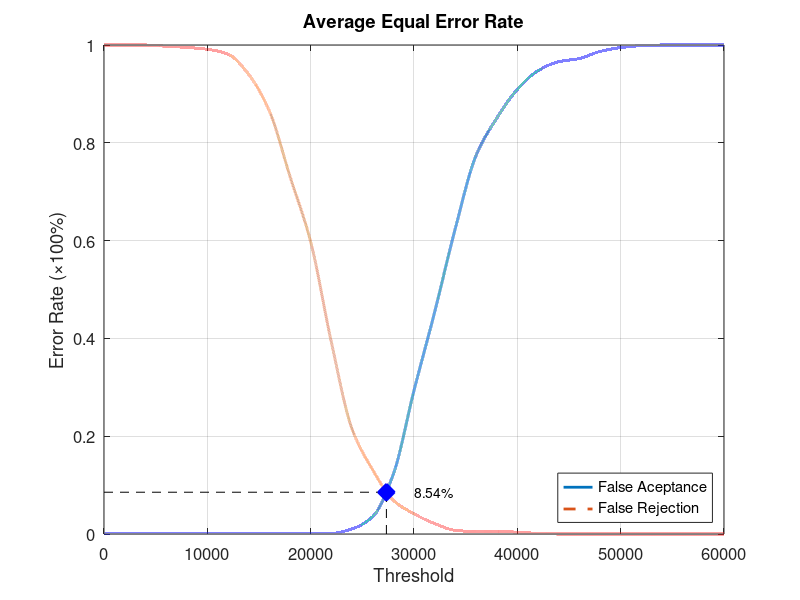
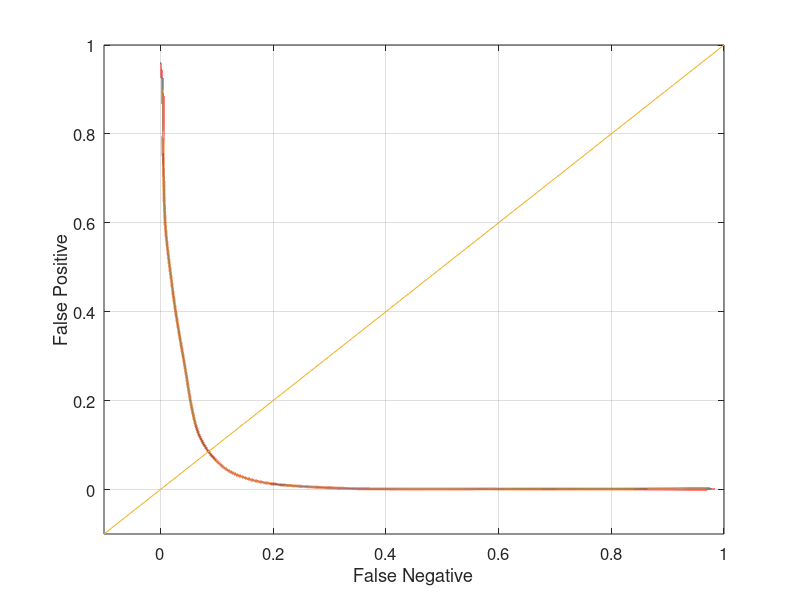

Source code (MATLAB) for these figures, in order:
function yEER = Experiment3Average
close all;
clear;
clc;
x = 0:2000:60000;
xq = 0:0.5:60000;

y0 = [0 0.00131579 0.00131579 0.00131579 0.00131579 0.00131579 0.00131579 0.00131579 0.00131579 0.00131579 0.00131579 0.00131579 0.0105263 0.0355263 0.122368 0.293421 0.453947 0.625 0.773684 0.85 0.909211 0.947368 0.965789 0.972368 0.986842 0.994737 0.998684 1 1 1 1];
yy0 = interp1(x, y0, xq, 'pchip');
y1 = [1 1 1 0.9975 0.995 0.99125 0.98125 0.94 0.865 0.73125 0.5975 0.3925 0.215 0.13125 0.06875 0.04125 0.02125 0.0075 0.005 0.005 0.00375 0.00125 0 0 0 0 0 0 0 0 0];
yy1 = interp1(x, y1, xq, 'pchip');

% Calculating EER: 
y2 = abs(y0 - y1);
find(y2 == min(y2))
yy2 = abs(yy0 - yy1);
xEER = find(yy2 == min(yy2));
xEERIndex = xq(xEER) % X-axis EER
yEER = yy0(xEER) % Y-axis EER

main = figure
plot(xq, yy0,'-','LineWidth', 2);	hold on
plot(xq, yy1,'--','LineWidth', 2);	hold on
plot([xEERIndex xEERIndex], [0 yEER], 'k--');	hold on
plot([0 xEERIndex], [yEER yEER], 'k--');	hold on
plot(xEERIndex, yEER, 'bx', 'LineWidth', 10);	hold on
text(xEERIndex + 10 * xEERIndex / 100, yEER, [num2str(round((10000 * yEER)) / 100) '%'])
legend('False Aceptance', 'False Rejection', 'Location', 'SouthEast')
xlabel('Threshold')
ylabel('Error Rate (\times100%)')
title('Average Equal Error Rate')
set(gca, 'FontSize', 12)
axis([0 60000 0 1])
grid on

print(main, 'Experiment3AverageMain', '-dpng');
FNRxFPR = figure('Color', [1 1 1]);
plot(yy1, yy0, '-', yy1, yy0, 'LineWidth', 2);
hold on
y = -0.1:0.1:1
plot(y, y); 
set(gca, 'FontSize', 12)
xlabel('False Negative')
ylabel('False Positive')
axis([-0.1 1 -0.1 1])
set(gca, 'FontSize', 12)
grid on

print(FNRxFPR, 'Experiment3AverageFNRxFPR','-dpng');
end
